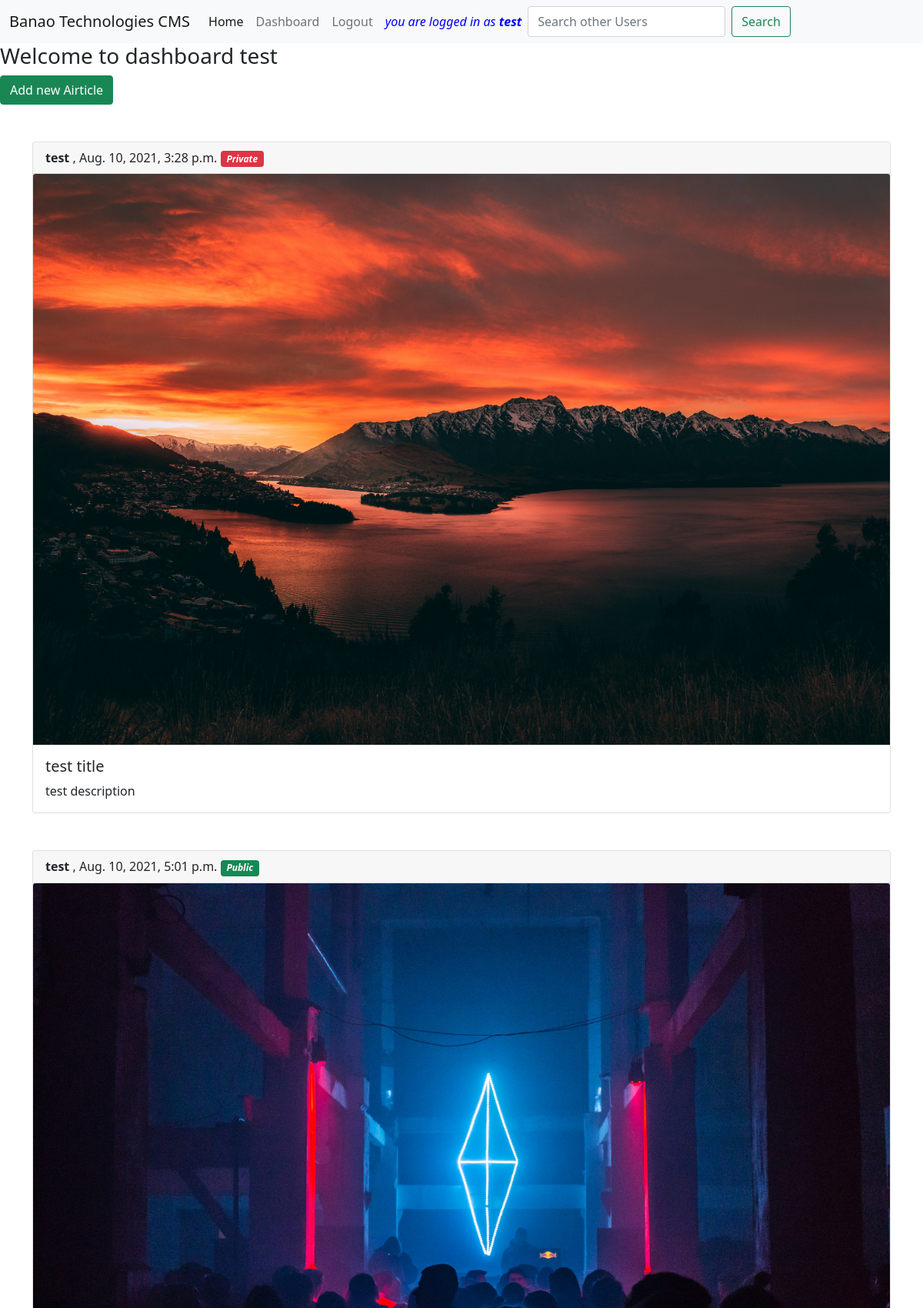
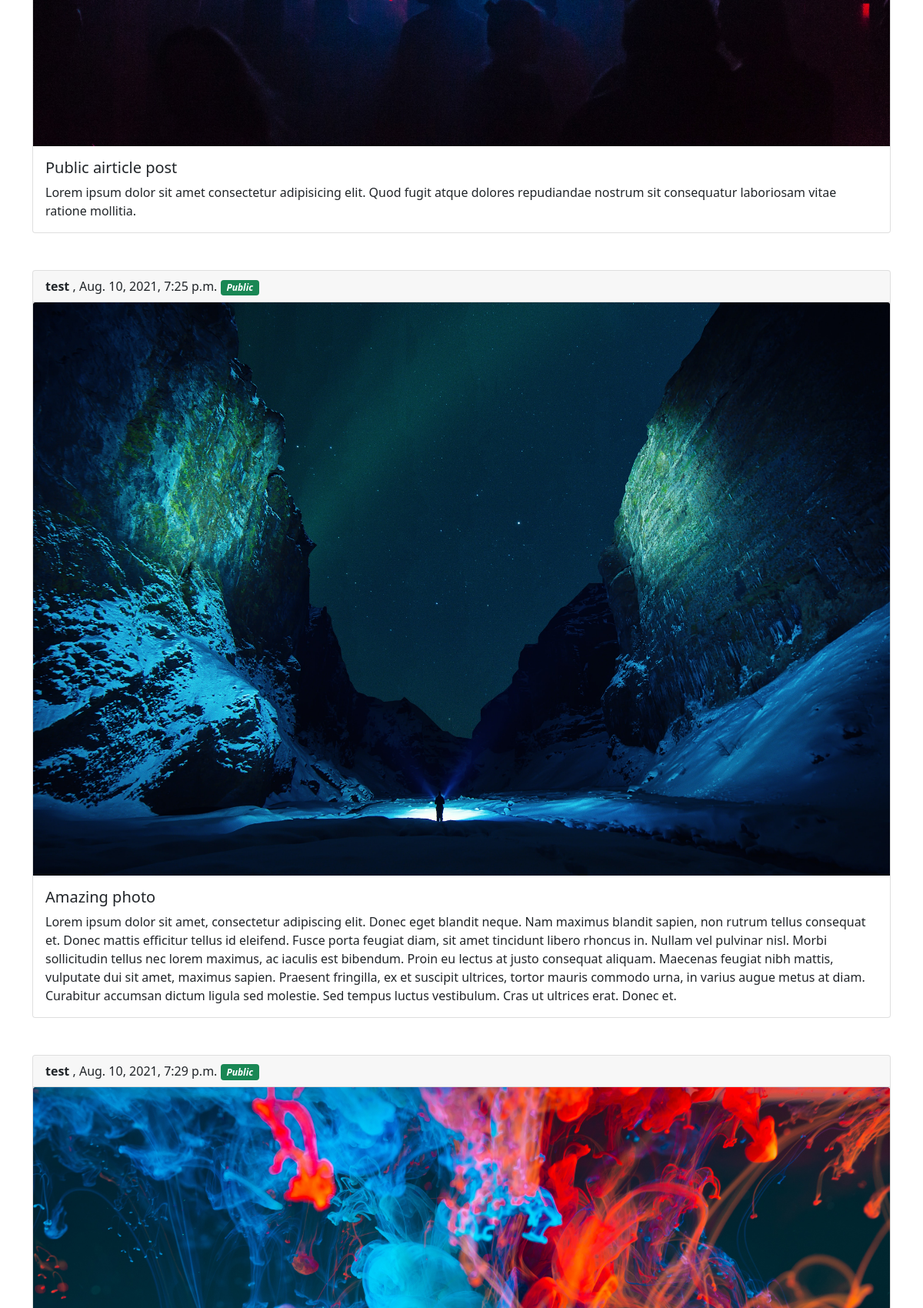
The page /dashboard (signed in, upper part) on the database its author committed (2 pictures, top to bottom).
### backend/models.py (models this page shows, shortened)
class Airticle(models.Model):
    id = models.BigAutoField(primary_key=True)
    title = models.CharField(max_length=50)
    description = models.TextField()
    img = models.ImageField(upload_to='AirticleImages')
    user = models.ForeignKey(User, on_delete=models.DO_NOTHING)
    created_at = models.DateTimeField(auto_now_add=True, blank=True, null=True)
    public = models.BooleanField(default=False)

### backend/views.py (the view)
# urls.py: path('dashboard', views.Dashboard.as_view(),name='Dashboard'),
class Dashboard(View):
    def get(self, request):
        if request.user.is_authenticated :
            user = request.user
            posts = Airticle.objects.filter(user=user)
            return render(request, 'dashboard.html',{'posts':posts})
        else:
            return redirect('Login')

### templates/dashboard.html (shortened to what this page needs)
{% extends "base.html" %}
{% block contents %}
    {% if request.user.is_authenticated %}
        <h3>Welcome to dashboard {{request.user}}</h3>
        <a class="btn btn-success" href="/add-airticle" role="button">Add new Airticle</a>
        <section class="container">
        {% if posts %}
            {% for post in posts %}
                <div class="card mt-5">
                    <div class="card-header">
                        <b>{{post.user}}</b> ,
                        {{post.created_at}}
                        {% if post.public %}
                            <i class="badge bg-success">Public</i>
                        {% else %}
                            <i class="badge bg-danger">Private</i>
                        {% endif %}
                    </div>
                    <img src="{{post.img.url}}" class="card-img-top" alt="Image">
                    <div class="card-body">
                        <h5 class="card-title">{{post.title}}</h5>
                        <p class="card-text">{{post.description}}</p>
                    </div>
                </div>
            {% endfor %}
        {% else %}
        <h3>No post Available</h3>
        {% endif %}
        </section>
    {% else %}
        <h1> You are not logged in</h1>
        <a class="btn btn-success" href="/login" role="button">Login</a>
    {%endif%}
{% endblock contents %}

### templates/base.html (shortened to what this page needs)
<!DOCTYPE html>
<html lang="en">
  <head>
    <link
      href="https://cdn.jsdelivr.net/npm/bootstrap@5.0.2/dist/css/bootstrap.min.css"
      rel="stylesheet"
    />
  </head>
  <body>
    <nav class="navbar navbar-expand-lg navbar-light bg-light">
      <div class="container-fluid">
        <a class="navbar-brand" href="/">Banao Technologies CMS</a>
        <div class="collapse navbar-collapse" id="navbarNavAltMarkup">
          <div class="navbar-nav">
            <a class="nav-link active" aria-current="page" href="/">Home</a>
            {% if request.user.is_authenticated %}
            <a class="nav-link" href="/dashboard">Dashboard</a>
            <a class="nav-link" href="/logout">Logout</a>
            <i class="nav-link" style="color:blue"> you are logged in as <b>{{ request.user}}</b> </i>
              <form class="d-flex" action="/search" method="post">
                <input class="form-control me-2" type="search" placeholder="Search other Users" aria-label="Search" name="search">
                <button class="btn btn-outline-success" type="submit">Search</button>
              </form>
            {% else %}
            <a class="nav-link" href="/login">login</a>
            <a class="nav-link" href="/signup">signup</a>
            {% endif %}
          </div>
        </div>
      </div>
    </nav>
    {% block contents %} {% endblock contents %}
  </body>
</html>

### rows shown on the page
Airticle: user "test", created_at "Aug. 10, 2021, 3:28 p.m.", public "Private", img (picture), title "test title", description "test description"
Airticle: user "test", created_at "Aug. 10, 2021, 5:01 p.m.", public "Public", img (picture), title "Public airticle post", description "Lorem ipsum dolor sit amet consectetur adipisicing elit. Quod fugit atque dolores repudiandae nostrum sit consequatur laboriosam vitae ratione mollitia."
Airticle: user "test", created_at "Aug. 10, 2021, 7:25 p.m.", public "Public", img (picture), title "Amazing photo", description "Lorem ipsum dolor sit amet, consectetur adipiscing elit. Donec eget blandit neque. Nam maximus blandit sapien, non rutrum tellus consequat et. Donec mattis efficitur tellus id eleifend. Fusce porta feugiat diam, sit amet tincidunt libero rhoncus in. Nullam vel pulvinar nisl. Morbi sollicitudin tellus nec lorem maximus, ac iaculis est bibendum. Proin eu lectus at justo consequat aliquam. Maecenas feugiat nibh mattis, vulputate dui sit amet, maximus sapien. Praesent fringilla, ex et suscipit ultrices, tortor mauris commodo urna, in varius augue metus at diam. Curabitur accumsan dictum ligula sed molestie. Sed tempus luctus vestibulum. Cras ut ultrices erat. Donec et."
Airticle: user "test", created_at "Aug. 10, 2021, 7:29 p.m.", public "Public", img (picture)

### other values the page prints
{{ request.user }} "test"
